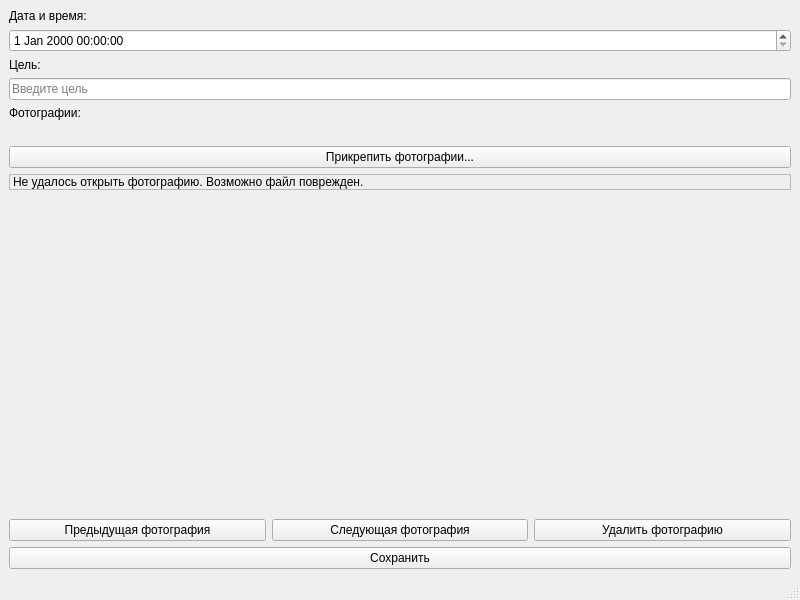
<?xml version="1.0" encoding="UTF-8"?>
<ui version="4.0">
 <class>EditPersonalGoal</class>
 <widget class="QMainWindow" name="EditPersonalGoal">
  <property name="geometry">
   <rect>
    <x>0</x>
    <y>0</y>
    <width>800</width>
    <height>600</height>
   </rect>
  </property>
  <property name="minimumSize">
   <size>
    <width>800</width>
    <height>600</height>
   </size>
  </property>
  <property name="maximumSize">
   <size>
    <width>16777215</width>
    <height>600</height>
   </size>
  </property>
  <property name="windowTitle">
   <string>Редактировать личные цели</string>
  </property>
  <widget class="QWidget" name="centralwidget">
   <layout class="QVBoxLayout" name="verticalLayout_2">
    <item>
     <layout class="QVBoxLayout" name="verticalLayout">
      <item>
       <widget class="QLabel" name="label">
        <property name="text">
         <string>Дата и время:</string>
        </property>
       </widget>
      </item>
      <item>
       <widget class="QDateTimeEdit" name="dateTimeEdit"/>
      </item>
      <item>
       <widget class="QLabel" name="label_2">
        <property name="text">
         <string>Цель:</string>
        </property>
       </widget>
      </item>
      <item>
       <widget class="QLineEdit" name="goal_lineEdit">
        <property name="placeholderText">
         <string>Введите цель</string>
        </property>
       </widget>
      </item>
      <item>
       <widget class="QLabel" name="label_3">
        <property name="text">
         <string>Фотографии:</string>
        </property>
       </widget>
      </item>
      <item>
       <widget class="QLabel" name="photo_label">
        <property name="text">
         <string/>
        </property>
       </widget>
      </item>
      <item>
       <widget class="QPushButton" name="photo_pushButton">
        <property name="text">
         <string>Прикрепить фотографии...</string>
        </property>
       </widget>
      </item>
      <item>
       <widget class="QLabel" name="image_label">
        <property name="frameShape">
         <enum>QFrame::StyledPanel</enum>
        </property>
        <property name="text">
         <string>Не удалось открыть фотографию. Возможно файл поврежден.</string>
        </property>
       </widget>
      </item>
      <item>
       <spacer name="verticalSpacer">
        <property name="orientation">
         <enum>Qt::Vertical</enum>
        </property>
        <property name="sizeHint" stdset="0">
         <size>
          <width>20</width>
          <height>40</height>
         </size>
        </property>
       </spacer>
      </item>
      <item>
       <layout class="QHBoxLayout" name="horizontalLayout">
        <item>
         <widget class="QPushButton" name="backPhoto_pushButton">
          <property name="text">
           <string>Предыдущая фотография</string>
          </property>
         </widget>
        </item>
        <item>
         <widget class="QPushButton" name="nextPhoto_pushButton">
          <property name="text">
           <string>Следующая фотография</string>
          </property>
         </widget>
        </item>
        <item>
         <widget class="QPushButton" name="deletePhoto_pushButton">
          <property name="text">
           <string>Удалить фотографию</string>
          </property>
         </widget>
        </item>
       </layout>
      </item>
      <item>
       <widget class="QPushButton" name="save_pushButton">
        <property name="text">
         <string>Сохранить</string>
        </property>
       </widget>
      </item>
     </layout>
    </item>
   </layout>
  </widget>
  <widget class="QMenuBar" name="menubar">
   <property name="geometry">
    <rect>
     <x>0</x>
     <y>0</y>
     <width>800</width>
     <height>21</height>
    </rect>
   </property>
  </widget>
  <widget class="QStatusBar" name="statusbar"/>
 </widget>
 <resources/>
 <connections/>
</ui>
